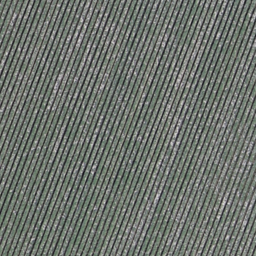
#> input picture data/Images/agricultural/agricultural08.tif, 256 x 256 px, given in place of ., which was not available
$ python -i get_bags_of_sifts.py   (imports and definitions only)
#> lines starting #> are read from the running program, lines starting #| are printed output that depends on the picture; pictures that were not available may be replaced by others from this repository, and a replacement may not be noted
import cv2
import numpy as np
from scipy.spatial import distance
import pickle
import matplotlib.pyplot as plt
from time import time


def get_bags_of_sifts(image_paths):
    """
    Create bags of SIFT features for given images.

    Parameters:
        image_paths: List of image file paths.

    Returns:
        image_feats: Feature matrix of shape (N, d), where N is the number of images
                     and d is the vocabulary size (number of clusters).
    """
    # Load the visual word vocabulary
    with open('vocab.pkl', 'rb') as handle:
#> (reads code/vocab.pkl from the repository)
        vocab = pickle.load(handle)

    image_feats = []

    # Create a SIFT detector
    sift = cv2.SIFT_create()

    start_time = time()
    print("Constructing bags of SIFTs...")

    for path in image_paths:
        # Read the image in RGB format (convert from BGR)
        img = cv2.imread(path, cv2.IMREAD_COLOR)  # Read the image in color (BGR format)
#> img is the input picture: shape (256, 256, 3); mean B, G, R 107.9, 113.8, 108.5

        if img is None:
            print(f"Error: Could not load image {path}")
            continue

        # Convert the BGR image to RGB
        img_rgb = cv2.cvtColor(img, cv2.COLOR_BGR2RGB)

        # Detect and compute SIFT descriptors
        keypoints, descriptors = sift.detectAndCompute(img_rgb, None)
#> keypoints = 2012 keypoints; strongest (x, y, size): (218, 217, 2.1), (48, 107, 2.1), (6, 53, 1.9), (19, 49, 2)

        if descriptors is None:
            #print(f"No keypoints detected for image {path}, using zero histogram.")
            hist = np.zeros(len(vocab))  # Create a zeroed histogram
            image_feats.append(hist)     # Append the zero histogram
        else:
            # Compute distances between descriptors and vocabulary
            dist = distance.cdist(vocab, descriptors, metric='euclidean')
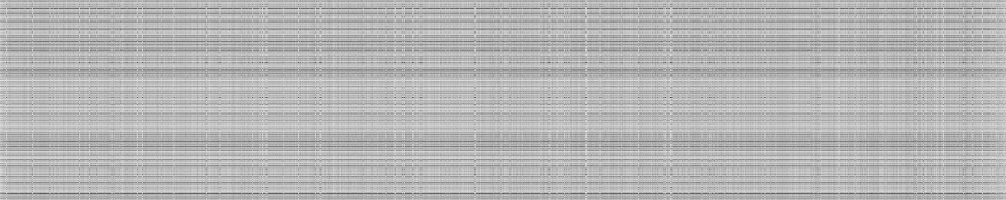
#> dist: shape (400, 2012) float64 (shown at 1/2 size); min 58.85, max 589.9, mean 436.9; drawn with min black and max white
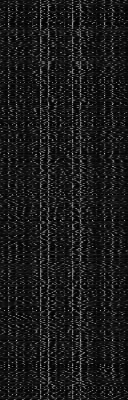
#> vocab: shape (400, 128) float32; min 0.309, max 190.6, mean 27.3
            idx = np.argmin(dist, axis=0)
#> idx = 2012 values, max 387 at index 5, min 9 at index 1997, mean 189

            # Build a histogram of visual word occurrences
            hist, _ = np.histogram(idx, bins=len(vocab), range=(0, len(vocab)))
#> hist = 400 values, max 648 at index 82, min 0 at index 0, mean 5.03
            hist_norm = hist / np.sum(hist)  # Normalize the histogram
#> hist_norm = 400 values, max 0.322 at index 82, min 0 at index 0, mean 0.0025
#> pass 3 of the loop in get_bags_of_sifts, `for path in image_paths:`:
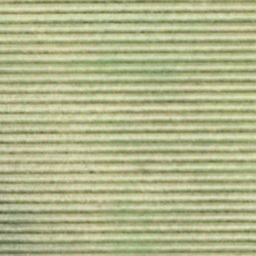
#> input picture data/Images/agricultural/agricultural10.tif, 256 x 256 px, given in place of , which was not available
#> in get_bags_of_sifts, img is the input picture: shape (256, 256, 3); mean B, G, R 139, 181.2, 177.6
#> keypoints = 996 keypoints; strongest (x, y, size): (91, 172, 2.9), (42, 132, 2.8), (142, 32, 2.6), (85, 12, 2.6)
#> in get_bags_of_sifts, `dist = distance.cdist(vocab, descriptors, metric='euclidean')`:
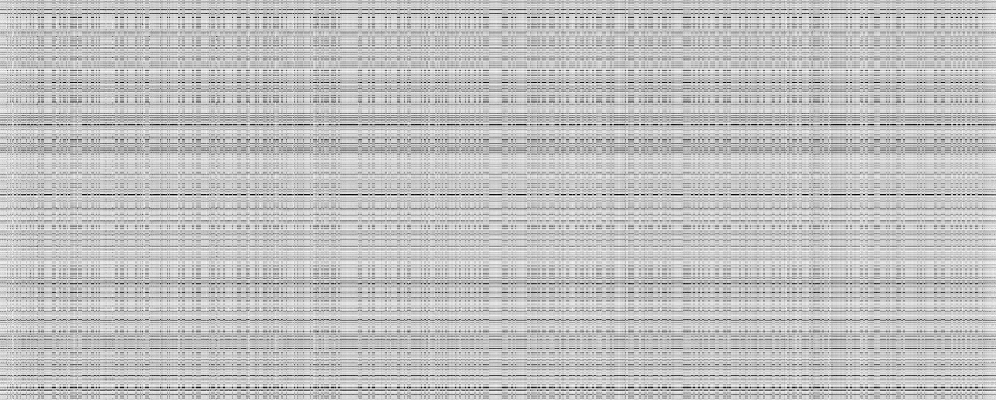
#> dist: shape (400, 996) float64; min 55.56, max 598.1, mean 466.8; drawn with min black and max white
#> idx = 996 values, max 387 at index 10, min 9 at index 143, mean 163
#> hist = 400 values, max 479 at index 194, min 0 at index 0, mean 2.49
#> hist_norm = 400 values, max 0.481 at index 194, min 0 at index 0, mean 0.0025
#> the loop made 46 passes; the first 3 are shown

            image_feats.append(hist_norm)

    image_feats = np.asarray(image_feats)

    end_time = time()
    print(f"It takes {end_time - start_time:.2f} seconds to construct bags of SIFTs.")

    return image_feats

>>> result = get_bags_of_sifts('../data/Images/agricultural/agricultural08.tif')
